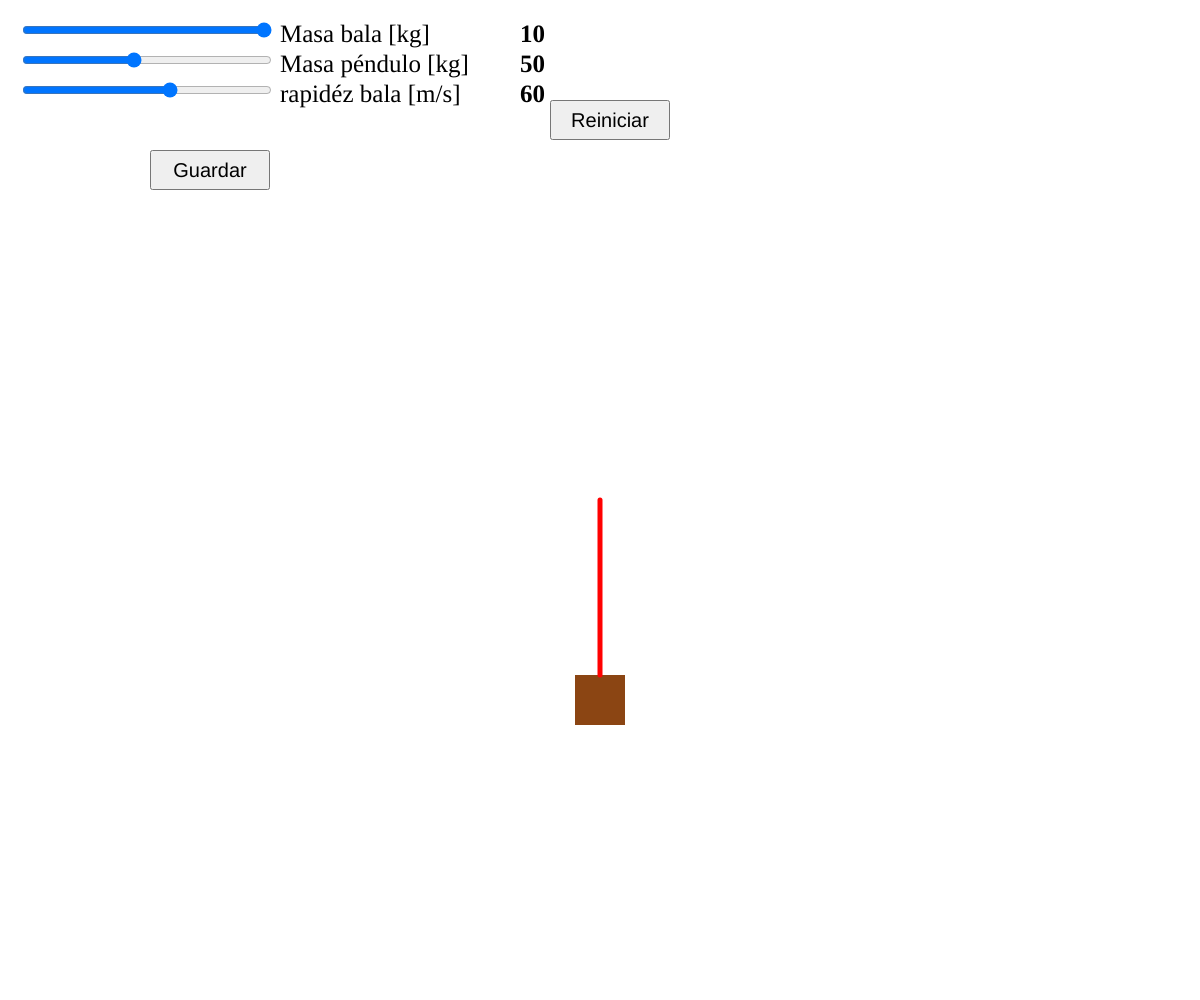
Frame 1 (no input)
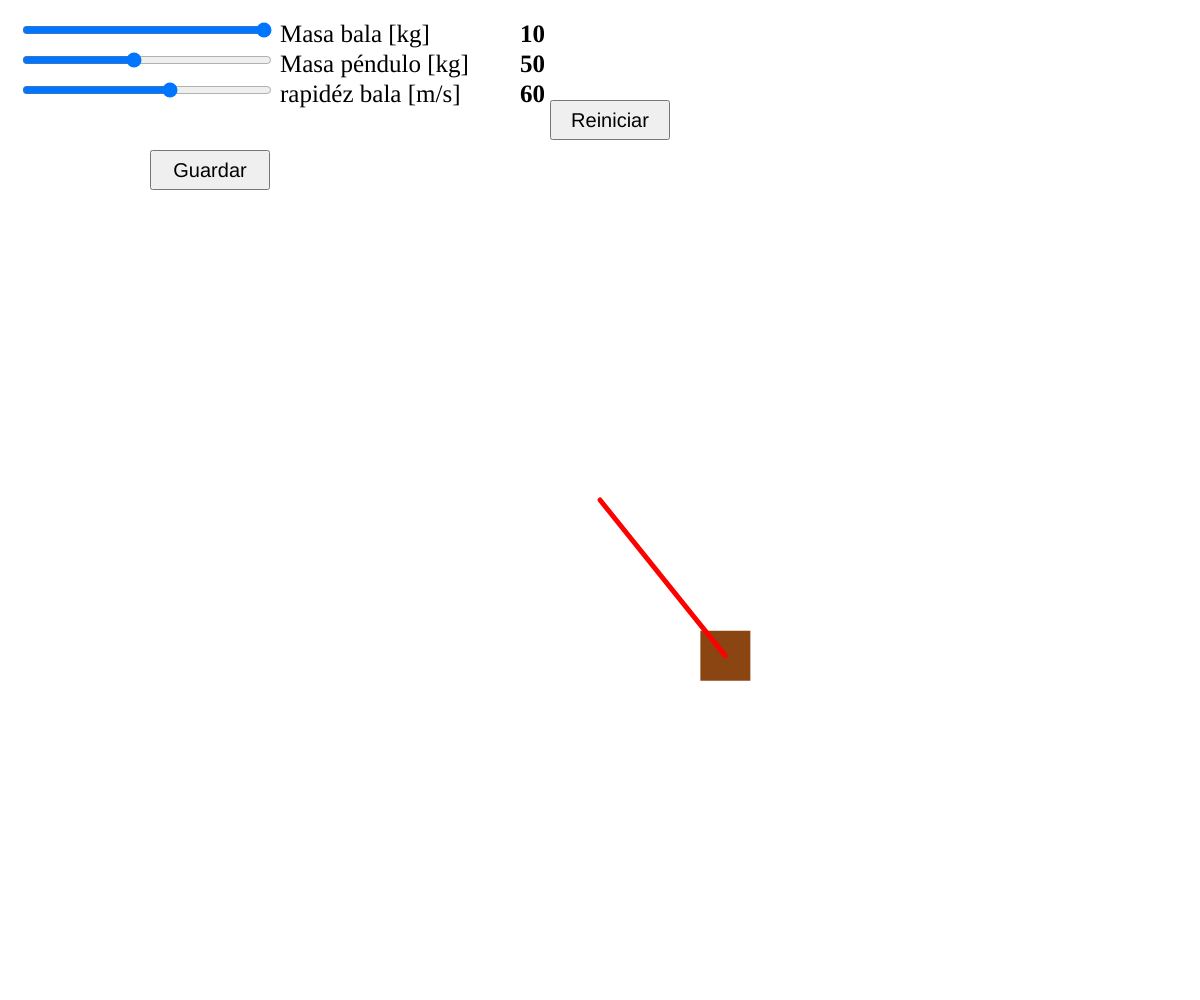
Frame 60 (no input)
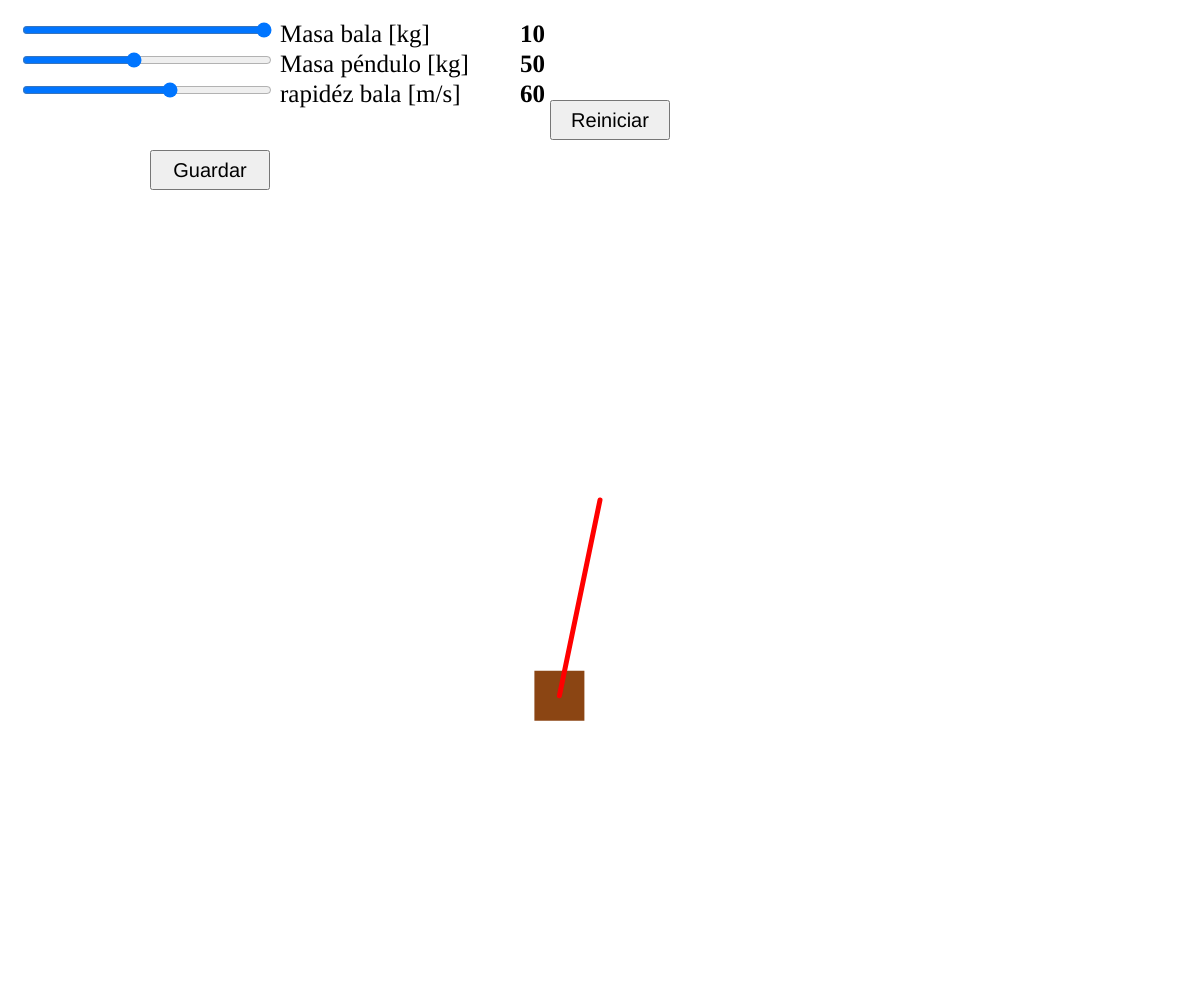
Frame 120 (the mouse pressed at the canvas centre since frame 60)

The p5.js sketch that drew these frames (run headless with seeded random() and noise() and a simulated clock; from frame 60 on, the mouse is pressed at the canvas centre):

// p5.js sketch
// ── sketch.js
let g = 9.8; // gravedad
let a = 30; // radio principal de la elipse
let b = 10; // radio secundario de la elipse
let w = 50; // ancho del bloque
let h = 50; // alto del bloque
let dt = 1 / 3; // tiempo entre cada frame (en milisegundos)
let l = 200; // longitud de la cuerda
let beta = 0.1; // factor de fricción
let L = 750; // distancia desde donde se dispara la bala

let bloque; // objeto bloque
let bala; // objeto bala
let cuerda; // objeto cuerda

let m = 10; // masa de la bala
let M = 50; // masa del bloque
let v_b = 60; // velocidad de la bala

let omega = Math.sqrt(g / l);

let mSlider, MSlider, v_bSlider, resetButton;

let ended=false
function setup() {

  canvas = createCanvas(windowWidth, windowHeight); // crea el lienzo
  frameRate(200); // establece la velocidad de los frames
  bloque = new Bloque(-w / 2, l - h / 2, M); // crea el objeto bloque
  cuerda = new Cuerda(0, 0); // crea el objeto cuerda
  bala = new Bala(v_b, m); // crea el objeto bala

  // Crea los deslizadores con etiquetas en formato LaTeX
  mSlider = createSlider(1, 10, m, 1); // crea el deslizador de la masa de la bala con valores entre 1 y 10 y un incremento de 1 
  positionSlider(mSlider, 'Masa bala [kg]', 20, 20, 250); // Aumenta el último argumento para un mayor ancho del deslizador 

  MSlider = createSlider(10, 100, M, 1); // crea el deslizador de la masa del bloque con valores entre 10 y 100 y un incremento de 1
  positionSlider(MSlider, 'Masa péndulo [kg]', 20, 50, 250); // Aumenta el último argumento para un mayor ancho del deslizador 

  v_bSlider = createSlider(0, 100, v_b, 1); // crea el deslizador de la velocidad de la bala con valores entre 0 y 100 y un incremento de 1
  positionSlider(v_bSlider, 'rapidéz bala [m/s]', 20, 80, 250); // Aumenta el último argumento para un mayor ancho del deslizador
  
    // Crea el botón de reinicio
  resetButton = createButton('Reiniciar'); // crea el botón de reinicio con el texto 'Reiniciar' 
  resetButton.mousePressed(resetAnimation); // llama a la función resetAnimation cuando se presiona el botón de reinicio 
  resetButton.style('font-size', '20px'); // Cambia el tamaño del texto en el botón
  resetButton.size(120, 40); // Cambia el tamaño del botón en píxeles
  resetButton.position(windowWidth/2-50, 100); // coloca el botón de reinicio en la posición (20, 110)
  
    resetButton = createButton('Guardar'); // crea el botón de reinicio con el texto 'Reiniciar' 
  resetButton.mousePressed(savedata); // llama a la función resetAnimation cuando se presiona el botón de reinicio 
  resetButton.style('font-size', '20px'); // Cambia el tamaño del texto en el botón
  resetButton.size(120, 40); // Cambia el tamaño del botón en píxeles
  resetButton.position(windowWidth/6-50, 150); // coloca el botón de reinicio en la posición (20, 110)

}

function draw() {
  translate(windowWidth / 2, windowHeight / 2); // coloca el origen en el centro
  background(255); // fondo blanco

  // Actualiza los valores de M, m y v_b desde los deslizadores
  M = MSlider.value();  // actualiza el valor de M desde el deslizador de la masa del bloque 
  m = mSlider.value(); // actualiza el valor de m desde el deslizador de la masa de la bala
  v_b = v_bSlider.value(); // actualiza el valor de v_b desde el deslizador de la velocidad de la bala

  bloque.show(); // muestra el bloque
  cuerda.show();  // muestra la cuerda

  if (bala.colision()) { // si la bala colisiona con el bloque
    t=0;
    bloque.move(); // mueve el bloque
    cuerda.move(bloque.x, bloque.y); // mueve la cuerda
  } else { // si la bala no colisiona con el bloque
    bala.move(); // mueve la bala
    bala.show(); // muestra la bala
  }

}

let BloqueV = function (x, y, m, T, H) { // crea el objeto bloque
  this.x = x; // posición en x del bloque 
  this.y = y; // posición en y del bloque 
  this.m = m; // masa del bloque
 
  let t = 0; // tiempo 
  let theta = 0; // ángulo de oscilación del bloque 


  this.show = function () { // muestra el bloque 
    noStroke(); // sin borde 
    fill(139, 69, 19); // Color marrón para el bloque
    rect(this.x, this.y, w, h); // rectángulo con esquinas en (this.x, this.y) y (this.x + w, this.y + h)
  }

let iterationCount = 0; // Counter for the number of iterations

this.move = function () {
  if (iterationCount < 100) {
    T.push(t);
    theta = ((m * v_b) / ((m + M) * l * omega)) * Math.sin(omega * t); // calcula el ángulo de oscilación del bloque 

    this.x = l * Math.sin(theta) - w / 2; // actualiza la posición en x del bloque 
    this.y = l * Math.cos(theta) - h / 2; // actualiza la posición en y del bloque
    H.push(l*(1- Math.cos(theta)));
    
    t = t + dt; // incrementa el tiempo en dt

    iterationCount++; // Increment the iteration counter
  }

  // file writer once in the infinite loop
  else if (iterationCount==100) { 

  const tArray = T; //bloque.getTArray();
  const hArray = H; //bloque.getHArray();
  
  // Combine tArray and hArray into a single array of arrays
  const combinedData = tArray.map((t, index) => [t, hArray[index]]);

  // Convert combinedData to CSV format
  const csvContent = combinedData.map(row => row.join(',')).join('\n');

  // Create a Blob containing the CSV data
  const blob = new Blob([csvContent], { type: 'text/csv' });

  // Create a download link for the Blob
  const url = URL.createObjectURL(blob);

  // Create an anchor element for the download link
  const a = document.createElement('a');
  a.href = url;
  a.download = 'data.csv'; // Specify the file name

  // Trigger a click event on the anchor element to start the download
  a.click();

  // Clean up by revoking the URL object
  URL.revokeObjectURL(url);
  iterationCount++;}
}

}


let Bloque = function (x, y, m) {// crea el objeto bloque
  this.x = x; // posición en x del bloque 
  this.y = y; // posición en y del bloque 
  this.m = m; // masa del bloque
 
  let t = 0; // tiempo 
  let theta = 0; // ángulo de oscilación del bloque
  

  this.show = function () { // muestra el bloque 
    noStroke(); // sin borde 
    fill(139, 69, 19); // Color marrón para el bloque
    rect(this.x, this.y, w, h); // rectángulo con esquinas en (this.x, this.y) y (this.x + w, this.y + h)
  }

let iterationCount = 0; // Counter for the number of iterations

this.move = function () {

    theta = ((m * v_b) / ((m + M) * l * omega)) * Math.sin(omega * t); // calcula el ángulo de oscilación del bloque 

    this.x = l * Math.sin(theta) - w / 2; // actualiza la posición en x del bloque 
    this.y = l * Math.cos(theta) - h / 2; // actualiza la posición en y del bloque

    t = t + dt; // incrementa el tiempo en dt
}
}


let Cuerda = function (x1, y1) { // crea el objeto cuerda 
  this.x0 = 0; // posición en x del extremo fijo de la cuerda
  this.y0 = 0; // posición en y del extremo fijo de la cuerda
  this.x1 = x1; // posición en x del extremo libre de la cuerda
  this.y1 = y1; // posición en y del extremo libre de la cuerda

  this.show = function () { // muestra la cuerda
    stroke(255, 0, 0); // Color rojo para la cuerda
    strokeWeight(5); // grosor de la cuerda  en píxeles

    if (this.y1 == 0) {  // si la cuerda está en reposo
      line(this.x0, this.y0, this.x1, -h / 2 + l); // línea con extremos en (this.x0, this.y0) y (this.x1, -h / 2 + l)
    } else { // si la cuerda está en movimiento
      line(this.x0, this.y0, this.x1 + w / 2, this.y1 + h / 2); // línea con extremos en (this.x0, this.y0) y (this.x1 + w / 2, this.y1 + h / 2)
    }
  }

  this.move = function (x, y) { // mueve la cuerda
    this.x1 = x;  // actualiza la posición en x del extremo libre de la cuerda
    this.y1 = y; // actualiza la posición en y del extremo libre de la cuerda
  }
}

let Bala = function (vx, m) { // crea el objeto bala
  this.vxb = vx; // velocidad en x de la bala
  this.m = m; // masa de la bala

  let xb = 0; // posición en x de la bala

  this.show = function () { // muestra la bala
    noStroke(); // sin borde
    fill(0, 0, 255); // Color azul para la bala
    ellipse(-L + xb, l, a, b); // elipse con centro en (-L + xb, l) y radios a y b
  }

  this.move = function (val) { // mueve la bala
    xb = xb + this.vxb * dt; // incrementa la posición en x de la bala en vxb * dt
  }

  this.colision = function () { // verifica si la bala colisiona con el bloque
    if (-L + xb >= -w / 2) { // si la bala está a la derecha del bloque
      return true; // retorna verdadero
    }
  }
}

function positionSlider(slider, label, x, y, sliderWidth) {  // crea un deslizador con una etiqueta en formato LaTeX en la posición (x, y)
  slider.position(x, y); // Ajusta la posición del deslizador
  slider.style('width', sliderWidth + 'px'); // Ajusta el ancho del deslizador

  let labelElement = createSpan(label); // Crea un elemento de texto con la etiqueta en formato LaTeX
  labelElement.position(x + sliderWidth + 10, y); // Ajusta la posición de la etiqueta
  labelElement.style('font-size', '25px'); // Aumenta el tamaño de la fuente de la etiqueta

  let valueElement = createSpan(slider.value()); // Crea un elemento de texto con el valor numérico del deslizador
  valueElement.position(x + sliderWidth + 250, y); // Ajusta la posición del valor numérico
  valueElement.style('font-size', '25px'); // Aumenta el tamaño de la fuente del valor numérico
  valueElement.style('font-weight', 'bold'); // Opcional: haz que el valor sea más visible

  // Actualiza el valor numérico cada vez que se cambia el slider
  slider.input(function() { // cuando se cambia el valor del deslizador
    valueElement.html(slider.value()); // actualiza el valor numérico
  });
}

function resetAnimation() { // reinicia la animación 
  // Restablece los objetos y valores necesarios
  bloque = new Bloque(-w / 2, l - h / 2, M); 
  cuerda = new Cuerda(0, 0);
  bala = new Bala(v_b, m);

  // Restablece los deslizadores a sus valores iniciales
  mSlider.value(m); 
  MSlider.value(M);
  v_bSlider.value(v_b);
}

function savedata() { // reinicia la animación 
  let H=[];
  let T=[];
  // Restablece los objetos y valores necesarios
  bloque = new BloqueV(-w / 2, l - h / 2, M, T, H); //this function calls the file writer
  cuerda = new Cuerda(0, 0);
  bala = new Bala(v_b, m);

  // Restablece los deslizadores a sus valores iniciales
  mSlider.value(m); 
  MSlider.value(M);
  v_bSlider.value(v_b);
};
